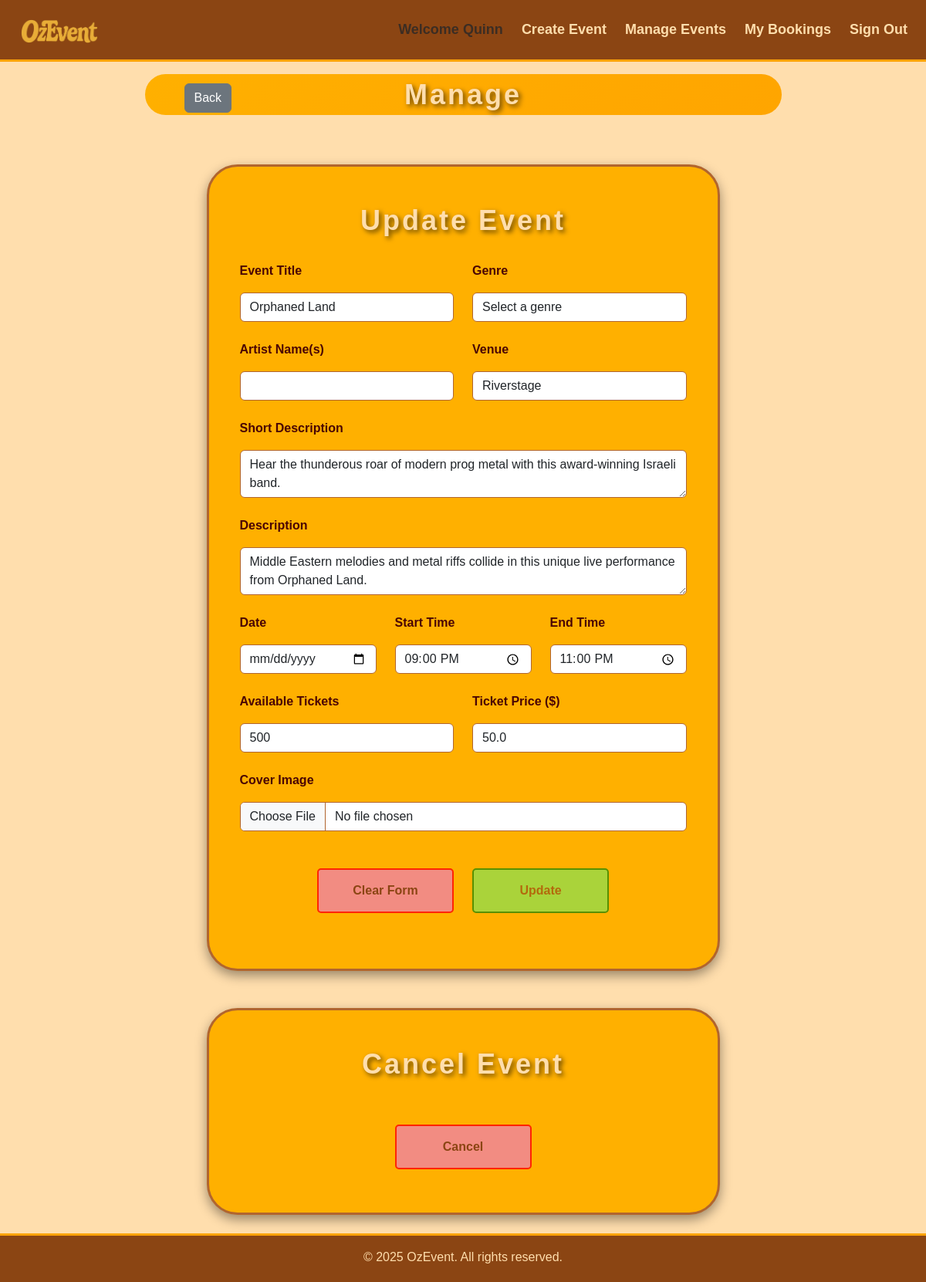
Page /events/manage/event-3 (signed in) on the committed database.
### ozevent/models.py (models this page shows, shortened)
class User(db.Model, UserMixin):
    __tablename__ = 'users'
    id = db.Column(db.Integer, primary_key=True)
    firstname = db.Column(db.String(50), nullable=False)
    surname = db.Column(db.String(50), nullable=False)
    username = db.Column(db.String(100), index=True, unique=True, nullable=False)
    email = db.Column(db.String(100), index=True, unique=True, nullable=False)
    phone_number = db.Column(db.String(10), nullable=False)
    street_address = db.Column(db.String(255), nullable=False)
    password_hash = db.Column(db.String(255), nullable=False)
    comments = db.relationship('Comment', backref='user')
    bookings = db.relationship('Booking', backref='user')
    events = db.relationship('Event', backref='user')

class Event(db.Model):
    __tablename__ = 'events'
    id = db.Column(db.Integer, primary_key=True)
    title = db.Column(db.String(100), index=True, nullable=False)
    artist = db.Column(db.String(100), index=True) # Artist announcements may be delayed
    genre = db.Column(db.String(50), index=True, nullable=False)
    venue = db.Column(db.String(150), index=True, nullable=False)
    location = db.Column(db.String(150), index=True, nullable=False)
    date = db.Column(db.Date, index=True, nullable=False)
    start_time = db.Column(db.Time, nullable=False)
    end_time = db.Column(db.Time, nullable=False)
    available_tickets = db.Column(db.Integer, nullable=False)
    ticket_price = db.Column(db.Float(5), nullable=False)
    short_description = db.Column(db.String(255), nullable=False)
    description = db.Column(db.Text, nullable=False)
    image = db.Column(db.String(400), nullable=False, default='/static/img/default.png')
    status = db.Column(db.String(50), index=True, nullable=False)
    comments = db.relationship('Comment', backref='event')
    bookings = db.relationship('Booking', backref='event')
    owner_id = db.Column(db.Integer, db.ForeignKey('users.id'), nullable=False)

### ozevent/events.py (the view, shortened to what this page needs)
@events_bp.route('/manage/event-<id>', methods=['GET', 'POST'])
@login_required
def manage(id):
    user_id = current_user.id
    user_event = db.session.scalar(db.select(Event).where(Event.id == id, Event.owner_id == user_id))
    event = db.session.scalar(db.select(Event).where(Event.id == id))
    if not event:
        abort(404)
    if not user_event:
        abort(403)
    form = EventForm(obj=user_event)
    return render_template('events/manage.html', event=user_event, form=form)

### ozevent/templates/events/manage.html (shortened to what this page needs)
{% extends 'base.html' %}
{% block header %}
        <section>
            <div class="container mt-4 mb-3">
                <div class="row g-5 justify-content-center">
                    <div class="col-12 col-sm-11 col-md-10 col-lg-9 col-xxl-8 position-relative">
                        <a href="{{url_for('events.owned_events')}}" class="btn btn-secondary position-absolute top-50 translate-middle-y" style="left: 75px;">Back</a>
                        <h1 class="form-title pill-format mt-2 mb-3 text-center w-100">Manage</h1>
                    </div>
                </div>
            </div>
        </section>
{% endblock %}
{% block content %}
        <section>
        {% if event.status != 'Inactive' %}
            <div class="container mt-5 mb-4">
                <div class="row justify-content-center">
                    <div class="event-form col-11 col-sm-12 col-md-10 col-lg-8 col-xl-7 col-xxl-6">
                        <form id="eventForm" method="POST" enctype="multipart/form-data">
                            <h1 class="form-title pt-2 pb-4 text-center">Update Event</h1>
                            <div class="form-group row">
                                <div class="col-sm-5 col-md-5 col-lg-6">
                                    {{ form.title.label(class="form-label") }}
                                    {{ form.title(class="form-control") }}
                                </div>
                                <div class="col-sm-5 col-md-5 col-lg-6">
                                    {{ form.genre.label(class="form-label") }}
                                    {{ form.genre(class="form-control") }}
                                </div>
                            </div>
                            <div class="form-group row">
                                <div class="col-sm-6 col-md-6 col-lg-6">
                                    {{ form.artist.label(class="form-label") }}
                                    {{ form.artist(class="form-control") }}
                                </div>
                                <div class="col-sm-6 col-md-6 col-lg-6">
                                    {{ form.venue.label(class="form-label") }}
                                    {{ form.venue(class="form-control") }}
                                </div>
                            </div>
                            <div class="form-group row">
                                <div class="col-12">
                                    {{ form.short_description.label(class="form-label") }}
                                    {{ form.short_description(class="form-control") }}
                                </div>
                            </div>
                            <div class="form-group row">
                                <div class="col-12">
                                    {{ form.description.label(class="form-label") }}
                                    {{ form.description(class="form-control") }}
                                </div>
                            </div>
                            <div class="form-group row">
                                <div class="col-12 col-sm-6 col-md-4 col-lg-4">
                                    {{ form.date.label(class="form-label") }}
                                    {{ form.date(class="form-control") }}
                                </div>
                                <div class="col-12 col-sm-6 col-md-4 col-lg-4">
                                    {{ form.start_time.label(class="form-label") }}
                                    {{ form.start_time(class="form-control") }}
                                </div>
                                <div class="col-12 col-sm-6 col-md-4 col-lg-4">
                                    {{ form.end_time.label(class="form-label") }}
                                    {{ form.end_time(class="form-control") }}
                                </div>
                            </div>
                            <div class="form-group row">
                                <div class="col-sm-6 col-md-6 col-lg-6">
                                    {{ form.available_tickets.label(class="form-label") }}
                                    {{ form.available_tickets(class="form-control") }}
                                </div>
                                <div class="col-sm-6 col-md-6 col-lg-6">
                                    {{ form.ticket_price.label(class="form-label") }}
                                    {{ form.ticket_price(class="form-control") }}
                                </div>
                            </div>
                            <div class="form-group row">
                                <div class="col-12">
                                    {{ form.image.label(class="form-label") }}
                                    {{ form.image(class="form-control") }}
                                </div>
                            </div>
                            <div class="form-group row pt-4 pb-3 justify-content-center">
                                <div class="col-12 col-md-4 mb-3">
                                    <button type="reset" class="btn w-100" id="discardEventBtn">Clear Form</button>
                                </div>
                                <div class="col-12 col-md-4">
                                    <button type="Submit" class="btn w-100" id="createNowBtn">Update</button>
                                </div>
                            </div>
                        </form>
                    </div>
                </div>
            </div>
        {% endif %}
        </section>
        {% if event.status == 'Open' or event.status == 'Sold Out' %}
        <section>
            <div class="container mt-5 mb-4">
                <div class="row justify-content-center">
                    <div class="event-form col-11 col-sm-12 col-md-10 col-lg-8 col-xl-7 col-xxl-6">
                        <h1 class="form-title pt-2 pb-4 text-center">Cancel Event</h1>
                        <div class="form-group row pt-4 justify-content-center">
                            <div class="col-12 col-md-4 mb-3">
                                <a href="{{ url_for('events.cancel', id=event.id) }}"
                                data-bs-toggle="modal"
                                data-bs-target="#cancelModal"
                                class="btn w-100 btn-danger "
                                id="discardEventBtn">
                                    Cancel
                                </a>
                            </div>
                        </div>
                    </div>
                </div>
            </div>
        </section>
        {% endif %}
{% endblock %}

### ozevent/templates/base.html (shortened to what this page needs)
<!DOCTYPE html>
<html lang="en">
<head>
    <link href="https://cdn.jsdelivr.net/npm/bootstrap@5.3.3/dist/css/bootstrap.min.css" rel="stylesheet">
    <link rel="stylesheet" type="text/css" href="{{ url_for('static', filename='style/main.css') }}">
</head>
<body>
    <header>
        <nav class="navbar navbar-expand-sm fixed-top">
            <div class="container-fluid">
                <a class="navbar-brand mx-auto" href="{{ url_for('main.index') }}">
                    <img src="{{ url_for('static', filename='img/brand_logo.png') }}" alt="OzEvent Logo" class="d-inline-block align-text-top img-fluid">
                </a>
                <div class="collapse navbar-collapse" id="navbarSupportedContent">
                    <ul class="navbar-nav ms-auto">
                        {% if current_user.is_authenticated %}
                            <a class="nav-item nav-link disabled text-muted" href="#">Welcome {{current_user.firstname}}</a>
                            <li class="nav-item ms-2 me-2"><a class="nav-link" href="{{ url_for('events.create') }}">Create Event</a></li>
                            <li class="nav-item me-2"><a class="nav-link" href="{{ url_for('events.owned_events') }}">Manage Events</a></li>
                            <li class="nav-item me-2"><a class="nav-link" href="{{ url_for('booking.bookings') }}">My Bookings</a></li>
                            <li class="nav-item d-none d-lg-block me-1"><a class="nav-link" href="#" data-bs-toggle="modal" data-bs-target="#logoutModal">Sign Out</a></li>
                        {% else %}
                            <li class="nav-item me-2"><a class="nav-link" href="{{ url_for('auth.register') }}">Register</a></li>
                            <li class="nav-item me-2"><a class="nav-link" href="{{ url_for('auth.login') }}">Login</a></li>
                        {% endif %}
                    </ul>
                </div>
            </div>
        </nav>
        {% block header %}
        {% endblock %}
    </header>
    {% block content %}
    {% endblock %}
    <footer class="footer text-center pt-3 pb-1">
        <p>&copy; {{ year }} OzEvent. All rights reserved.</p>
    </footer>
</body>
</html>

### ozevent/static/style/main.css (style rules this page uses)
body { background: #FFDEAD; font-family: 'Lucida Sans', 'Lucida Sans Regular', 'Lucida Grande', sans-serif; padding-top: 64px; min-height: 100vh; }
.navbar { background: #8B4513; border-bottom: 3px solid #FFA305; }
.navbar-brand img { margin-left: 15px; max-height: 100px; max-width: 100px; transition: transform 0.3s ease; }
.navbar-nav, .offcanvas, .offcanvas .dropdown-menu { font-family: inherit; }
.navbar-nav .nav-link, .navbar-nav .dropdown-toggle, .navbar-nav .dropdown-menu .dropdown-item { font-size: clamp(1rem, 1.5vw, 1.2rem); font-weight: 600; color: #FFDEAD; white-space: nowrap; line-height: 2.5; padding: 0.5rem 1rem; transition: all 0.3s ease; }
.event-form { font-family: inherit; color: #4A0404; font-weight: 600; background: #FFB000; padding: 40px; border-radius: 40px; border: 3px solid #B1652E; box-shadow: 0 6px 15px rgba(0, 0, 0, 0.4); }
.form-title { font-size: clamp(2rem, 3vw, 4rem); font-weight: bold; color: #FFDEAD; white-space: nowrap; text-shadow: 3px 3px 6px rgba(0, 0, 0, 0.6); letter-spacing: 3px; }
.form-group .form-select, .form-group .form-textarea, .form-group .form-control:not(.input-group .form-control) { background: white; border: 1px solid #B1652E; border-radius: 0.375rem; margin-top: 0.5rem; margin-bottom: 1.5rem; }
.form-group .btn, #postCommentBtn, #buyTicketsBtn, #cancelBtn { color: #8B4513; padding: 10px 20px; font-size: 1rem; font-weight: 600; border-radius: 5px; padding: 15px; transition: all 0.5s ease; }
#discardEventBtn { background: #F28C82; border: 2px solid #FF2400; }
#createNowBtn { background: #7EE65A; border: 2px solid green; }
.pill-format { display: inline-block; padding: 5px; background: linear-gradient(135deg, #FFB000, #FFA500); border-radius: 999px; }
.footer { background: #8B4513; font-family: inherit; color: #FFDEAD; border-top: 3px solid #FFA305; }

### rows in the picture
User: firstname "Quinn"
Event: title "Orphaned Land", genre "Select a genre", venue "Riverstage", short_description "Hear the thunderous roar of modern prog metal with this award-winning Israeli band.", description "Middle Eastern melodies and metal riffs collide in this unique live performance from Orphaned Land.", start_time "21:00", end_time "23:00", available_tickets "500", ticket_price "50.0"
